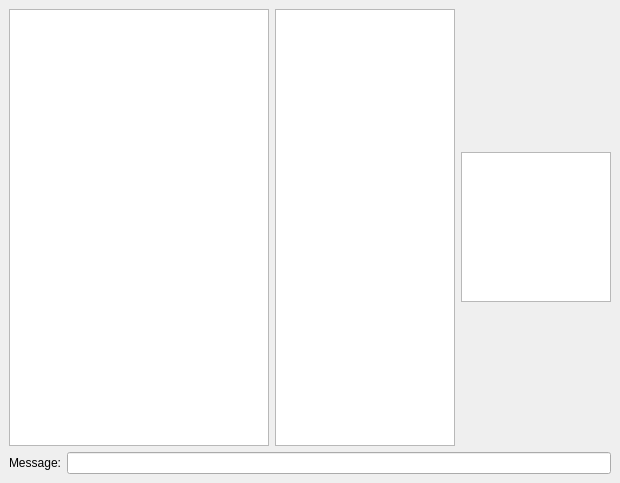
<?xml version="1.0" encoding="UTF-8"?>
<ui version="4.0">
 <class>Freechat</class>
 <widget class="QDialog" name="Freechat">
  <property name="geometry">
   <rect>
    <x>0</x>
    <y>0</y>
    <width>620</width>
    <height>483</height>
   </rect>
  </property>
  <property name="windowTitle">
   <string>Freechat</string>
  </property>
  <property name="windowIcon">
   <iconset>
    <normaloff>../freechat.jpg</normaloff>../freechat.jpg</iconset>
  </property>
  <layout class="QVBoxLayout">
   <property name="spacing">
    <number>6</number>
   </property>
   <property name="leftMargin">
    <number>9</number>
   </property>
   <property name="topMargin">
    <number>9</number>
   </property>
   <property name="rightMargin">
    <number>9</number>
   </property>
   <property name="bottomMargin">
    <number>9</number>
   </property>
   <item>
    <layout class="QHBoxLayout">
     <property name="spacing">
      <number>6</number>
     </property>
     <property name="leftMargin">
      <number>0</number>
     </property>
     <property name="topMargin">
      <number>0</number>
     </property>
     <property name="rightMargin">
      <number>0</number>
     </property>
     <property name="bottomMargin">
      <number>0</number>
     </property>
     <item>
      <widget class="QTextEdit" name="textFieldForViewMessages">
       <property name="focusPolicy">
        <enum>Qt::NoFocus</enum>
       </property>
       <property name="readOnly">
        <bool>true</bool>
       </property>
      </widget>
     </item>
     <item>
      <widget class="QListWidget" name="listWithNicknameOfUser">
       <property name="maximumSize">
        <size>
         <width>180</width>
         <height>16777215</height>
        </size>
       </property>
       <property name="focusPolicy">
        <enum>Qt::NoFocus</enum>
       </property>
       <property name="autoFillBackground">
        <bool>false</bool>
       </property>
      </widget>
     </item>
     <item>
      <widget class="QListView" name="listViewWithNetworkData">
       <property name="maximumSize">
        <size>
         <width>150</width>
         <height>150</height>
        </size>
       </property>
      </widget>
     </item>
    </layout>
   </item>
   <item>
    <layout class="QHBoxLayout">
     <property name="spacing">
      <number>6</number>
     </property>
     <property name="leftMargin">
      <number>0</number>
     </property>
     <property name="topMargin">
      <number>0</number>
     </property>
     <property name="rightMargin">
      <number>0</number>
     </property>
     <property name="bottomMargin">
      <number>0</number>
     </property>
     <item>
      <widget class="QLabel" name="labelMessage">
       <property name="text">
        <string>Message:</string>
       </property>
      </widget>
     </item>
     <item>
      <widget class="QLineEdit" name="lineForTypeText"/>
     </item>
    </layout>
   </item>
  </layout>
 </widget>
 <layoutdefault spacing="6" margin="11"/>
 <resources/>
 <connections/>
</ui>
